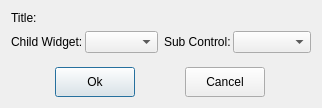
<?xml version="1.0" encoding="UTF-8"?>
<ui version="4.0">
 <class>QAddSheetItemDialog</class>
 <widget class="QDialog" name="QAddSheetItemDialog">
  <property name="geometry">
   <rect>
    <x>0</x>
    <y>0</y>
    <width>322</width>
    <height>108</height>
   </rect>
  </property>
  <property name="windowTitle">
   <string>Add Item</string>
  </property>
  <layout class="QVBoxLayout" name="verticalLayout">
   <item>
    <layout class="QHBoxLayout" name="horizontalLayout">
     <property name="spacing">
      <number>6</number>
     </property>
     <item>
      <widget class="QLabel" name="label">
       <property name="text">
        <string>Title:</string>
       </property>
      </widget>
     </item>
     <item>
      <widget class="QLabel" name="title">
       <property name="sizePolicy">
        <sizepolicy hsizetype="Expanding" vsizetype="Preferred">
         <horstretch>0</horstretch>
         <verstretch>0</verstretch>
        </sizepolicy>
       </property>
       <property name="styleSheet">
        <string notr="true">color: rgb(255, 0, 0);</string>
       </property>
       <property name="text">
        <string/>
       </property>
      </widget>
     </item>
    </layout>
   </item>
   <item>
    <layout class="QHBoxLayout" name="horizontalLayout_5" stretch="1,1">
     <property name="rightMargin">
      <number>0</number>
     </property>
     <item>
      <layout class="QHBoxLayout" name="horizontalLayout_2">
       <property name="spacing">
        <number>2</number>
       </property>
       <property name="rightMargin">
        <number>0</number>
       </property>
       <item>
        <widget class="QLabel" name="label_3">
         <property name="text">
          <string>Child Widget:</string>
         </property>
        </widget>
       </item>
       <item>
        <widget class="QComboBox" name="children_list">
         <property name="sizePolicy">
          <sizepolicy hsizetype="Expanding" vsizetype="Fixed">
           <horstretch>0</horstretch>
           <verstretch>0</verstretch>
          </sizepolicy>
         </property>
        </widget>
       </item>
      </layout>
     </item>
     <item>
      <layout class="QHBoxLayout" name="horizontalLayout_3">
       <property name="spacing">
        <number>2</number>
       </property>
       <item>
        <widget class="QLabel" name="label_4">
         <property name="text">
          <string>Sub Control:</string>
         </property>
        </widget>
       </item>
       <item>
        <widget class="QComboBox" name="sub_control_list">
         <property name="sizePolicy">
          <sizepolicy hsizetype="Expanding" vsizetype="Fixed">
           <horstretch>0</horstretch>
           <verstretch>0</verstretch>
          </sizepolicy>
         </property>
        </widget>
       </item>
      </layout>
     </item>
    </layout>
   </item>
   <item>
    <spacer name="verticalSpacer">
     <property name="orientation">
      <enum>Qt::Vertical</enum>
     </property>
     <property name="sizeHint" stdset="0">
      <size>
       <width>20</width>
       <height>40</height>
      </size>
     </property>
    </spacer>
   </item>
   <item>
    <layout class="QHBoxLayout" name="horizontalLayout_4">
     <item>
      <widget class="QPushButton" name="pushButton_2">
       <property name="minimumSize">
        <size>
         <width>80</width>
         <height>30</height>
        </size>
       </property>
       <property name="maximumSize">
        <size>
         <width>80</width>
         <height>30</height>
        </size>
       </property>
       <property name="text">
        <string>Ok</string>
       </property>
      </widget>
     </item>
     <item>
      <widget class="QPushButton" name="pushButton">
       <property name="minimumSize">
        <size>
         <width>80</width>
         <height>30</height>
        </size>
       </property>
       <property name="maximumSize">
        <size>
         <width>80</width>
         <height>30</height>
        </size>
       </property>
       <property name="text">
        <string>Cancel</string>
       </property>
      </widget>
     </item>
    </layout>
   </item>
  </layout>
 </widget>
 <resources/>
 <connections/>
</ui>
